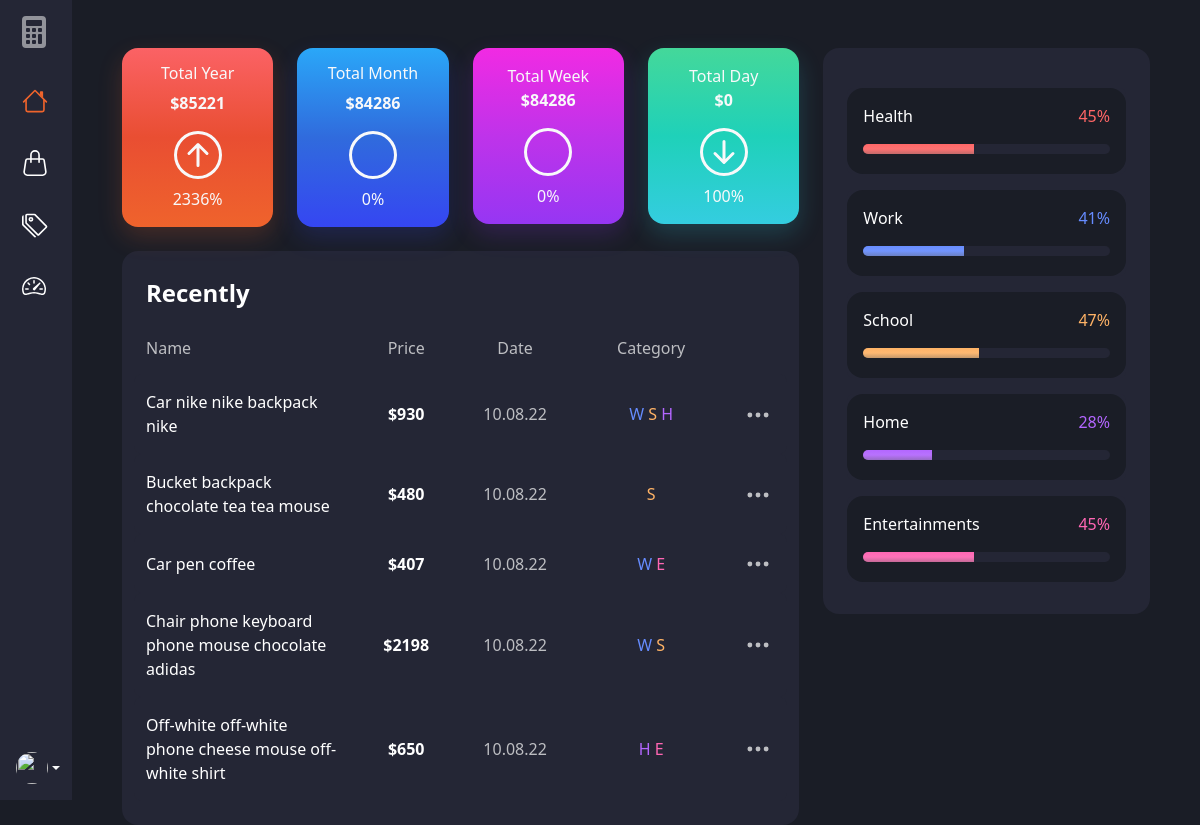
The page / on the database its author committed.
### expenses/models.py (models this page shows, shortened)
class Expense(models.Model):
    user = models.ForeignKey(User, on_delete=models.CASCADE)
    name = models.CharField(max_length=200)
    price = models.PositiveIntegerField()
    category = models.ManyToManyField(
        Category, related_name='category', blank=True)
    color = models.CharField(max_length=7, default='#0d6efd')
    created = models.DateTimeField(auto_now_add=True)
    class Meta:
        ordering = ['user', '-created']

class Category(models.Model):
    user = models.ForeignKey(User, on_delete=models.CASCADE)
    name = models.CharField(max_length=150)
    color = models.CharField(max_length=7, default='#0d6efd')
    created = models.DateTimeField(auto_now_add=True)
    def __str__(self):
        return self.name
    class Meta:
        ordering = ['user', '-created']

### expenses/views.py (the view)
# urls.py: path('', views.home, name='home'),
def home(request):
    today = datetime.combine(date.today(), time(0, 0, 0))
    week = timedelta(minutes=60*24*7)
    expenses = Expense.objects.all()[0:5]
    categories = Category.objects.all()
    total_year = sum(i.price for i in Expense.objects.filter(
        created__year=today.year))
    total_month = sum(i.price for i in Expense.objects.filter(
        created__month=today.month))
    total_week = sum(i.price for i in Expense.objects.filter(
        created__gte=today-week))
    total_day = sum(i.price for i in Expense.objects.filter(
        created__day=today.day))
    last_year = sum(i.price for i in Expense.objects.filter(
        created__year=today.year - 1))
    last_month = sum(i.price for i in Expense.objects.filter(
        created__month=today.month - 1))
    last_week = sum(i.price for i in Expense.objects.filter(
        Q(created__gte=today - week - week), Q(created__lte=today - week)))
    last_day = sum(i.price for i in Expense.objects.filter(
        created__day=today.day - 1))
    percent_last_year = _get_percent_last(
        now=total_year, last=last_year)
    percent_last_month = _get_percent_last(
        now=total_month, last=last_month)
    percent_last_week = _get_percent_last(
        now=total_week, last=last_week)
    percent_last_day = _get_percent_last(
        now=total_day, last=last_day)
    categories_percent = _get_categories_percent(
        expenses=Expense.objects.all(), categories=categories)
    expense_form = ExpenseForm()
    context = {
        'expenses': expenses,
        'categories': categories,
        'categories_percent': categories_percent,
        'total_year': total_year,
        'total_month': total_month,
        'total_week': total_week,
        'total_day': total_day,
        'percent_last_year': percent_last_year,
        'percent_last_month': percent_last_month,
        'percent_last_week': percent_last_week,
        'percent_last_day': percent_last_day,
        'expense_form': expense_form,
    }
    return render(request, 'expenses/home.html', context)

### expenses/views.py (called while the page is built)
def _get_percent_last(now, last):
    percent_status = []
    if last == 0:
        percent_status.append(0)
        percent_status.append('Null')
        return percent_status
    else:
        if now >= last:
            percent_status.append((now - last) / last * 100)
            percent_status.append('Up')
            return percent_status
        else:
            percent_status.append((last - now) / last * 100)
            percent_status.append('Down')
            return percent_status

def _get_categories_percent(expenses, categories):
    categories_percent = dict()
    all_sum = 0
    for e in expenses:
        all_sum += e.price
    for category in categories:
        sum = 0
        for i in category.category.all():
            sum += i.price
        if sum > 0:
            categories_percent[category.name] = sum / all_sum * 100
    return categories_percent

### expenses/templates/expenses/home.html (shortened to what this page needs)
{% extends 'expenses/base.html' %}
{% block active-home %}nav-link-active-c{% endblock active-home %}
{% block content %}
<div class="container-fluid mt-5">
    <div class="row gy-4">
        <div class="col-12 col-lg-8">
            <div class="row mb-4 gy-4 text-light">
                <div class="col-6 col-md-3">
                    <a href="{% url 'expenses-date-filter' 'year' 'show' %}" class="card rounded-4 text-decoration-none text-light bg-gradient-accent px-2">
                        <div class="card-body text-center">
                            <h6 class="fw-normal">Total Year</h6>
                            <p class="fw-semibold">${{ total_year }}</p>
                            <p class="my-0 mt-2 fs-6">{{ percent_last_year|first|floatformat:0 }}%</p>
                        </div>
                    </a>
                </div>
                <div class="col-6 col-md-3">
                    <a href="{% url 'expenses-date-filter' 'month' 'show' %}" class="card rounded-4 text-decoration-none text-light bg-gradient-blue px-2">
                        <div class="card-body text-center">
                            <h6 class="fw-normal">Total Month</h6>
                            <p class="fw-semibold">${{ total_month }}</p>
                            {% if percent_last_month|last == 'Up' %}
                            <svg xmlns="http://www.w3.org/2000/svg" width="48" height="48" fill="currentColor"
                                viewBox="0 0 16 16">
                                <path fill-rule="evenodd"
                                    d="M8 12a.5.5 0 0 0 .5-.5V5.707l2.146 2.147a.5.5 0 0 0 .708-.708l-3-3a.5.5 0 0 0-.708 0l-3 3a.5.5 0 1 0 .708.708L7.5 5.707V11.5a.5.5 0 0 0 .5.5z" />
                                <path d="M8 15A7 7 0 1 1 8 1a7 7 0 0 1 0 14zm0 1A8 8 0 1 0 8 0a8 8 0 0 0 0 16z" />
                            </svg>
                            {% else %}
                            <svg xmlns="http://www.w3.org/2000/svg" width="48" height="48" fill="currentColor"
                                viewBox="0 0 16 16">
                                <path d="M8 15A7 7 0 1 1 8 1a7 7 0 0 1 0 14zm0 1A8 8 0 1 0 8 0a8 8 0 0 0 0 16z" />
                            </svg>
                            {% endif %}
                            <p class="my-0 mt-2 fs-6">{{ percent_last_month|first|floatformat:0 }}%</p>
                        </div>
                    </a>
                </div>
                <div class="col-6 col-md-3">
                    <a href="{% url 'expenses-date-filter' 'week' 'show' %}" class="card rounded-4 text-decoration-none text-light bg-gradient-purple px-2">
                        <div class="card-body text-center">
                            Total Week
                            <p class="fw-semibold">${{ total_week }}</p>
                            {% if percent_last_week|last == 'Up' %}
                            <svg xmlns="http://www.w3.org/2000/svg" width="48" height="48" fill="currentColor"
                                viewBox="0 0 16 16">
                                <path fill-rule="evenodd"
                                    d="M8 12a.5.5 0 0 0 .5-.5V5.707l2.146 2.147a.5.5 0 0 0 .708-.708l-3-3a.5.5 0 0 0-.708 0l-3 3a.5.5 0 1 0 .708.708L7.5 5.707V11.5a.5.5 0 0 0 .5.5z" />
                                <path d="M8 15A7 7 0 1 1 8 1a7 7 0 0 1 0 14zm0 1A8 8 0 1 0 8 0a8 8 0 0 0 0 16z" />
                            </svg>
                            {% else %}
                            <svg xmlns="http://www.w3.org/2000/svg" width="48" height="48" fill="currentColor"
                                viewBox="0 0 16 16">
                                <path d="M8 15A7 7 0 1 1 8 1a7 7 0 0 1 0 14zm0 1A8 8 0 1 0 8 0a8 8 0 0 0 0 16z" />
                            </svg>
                            {% endif %}
                            <p class="my-0 mt-2 fs-6">{{ percent_last_week|first|floatformat:0 }}%</p>
                        </div>
                    </a>
                </div>
                <div class="col-6 col-md-3">
                    <a href="{% url 'expenses-date-filter' 'day' 'show' %}" class="card rounded-4 text-decoration-none text-light bg-gradient-green px-2">
                        <div class="card-body text-center">
                            Total Day
                            <p class="fw-semibold">${{ total_day }}</p>
                            <p class="my-0 mt-2 fs-6">{{ percent_last_day|first|floatformat:0 }}%</p>
                        </div>
                    </a>
                </div>
            </div>
            {% include 'expenses/expenses-card.html' %}
        </div>
        <div class="col-12 col-lg-4">
            <div class="card rounded-4 bg-light-c px-2">
                <div class="card-body">
                    {% for category in categories %}
                    {% if category.category.all %}
                    <div class="card bg-light-c my-3">
                        <div class="card-body rounded-4 bg-dark-c">
                            {% for key, value in categories_percent.items %}
                            {% if key == category.name %}
                            <div class="row">
                                <a href="" class="col text-base-link">
                                    {{ category.name }}</a>
                                <span class="col text-end" style="color: {{ category.color }};">
                                    {{ value|floatformat:0 }}%
                                </span>
                            </div>
                            <div class="progress mt-3 mb-1" style="height: 10px; background-color: #242635;">
                                <div class="progress-bar bg-gradient-c" role="progressbar"
                                    style="width: {{ value|floatformat:0 }}%; background-color: {{ category.color }};">
                                </div>
                            </div>
                            {% endif %}
                            {% endfor %}
                        </div>
                    </div>
                    {% endif %}
                    {% endfor %}
                </div>
            </div>
        </div>
    </div>
</div>
{% endblock content %}

### expenses/templates/expenses/expenses-card-rows.html (shortened to what this page needs)
{% for expense in expenses %}
<div class="row py-3 align-items-center justify-content-between table-row">
    <div class="col-6 col-sm-3 col-md-4">
        <a href="" class="text-base-link">{{ expense.name }}</a>
    </div>
    <div class="col-6 col-sm-3 col-md-2 text-center">
        <a href="" class="text-base-link fw-semibold">${{ expense.price }}</a>
    </div>
    <div class="col-6 col-sm-2 col-md-2 text-center">
        <a href="" class="text-second-link">{{ expense.created|date:"d.m.y" }}</a>
    </div>
    <div class="col-6 col-sm-3 col-md-3 text-center">
        {% for category in expense.category.all %}
        <a style="color: {{ category.color }};" class="text-second-link"
            id="category-opened{{ category.pk }}{{ expense.pk }}"
            onclick="categoryShow({{ category.pk }}, {{ expense.pk }})"> {{ category.name|first }} </a>
        {% endfor %}
    </div>
    <div class="col-6 col-sm-1 col-md-1 text-center">
        <a href="" class="text-second-link">
            <svg xmlns="http://www.w3.org/2000/svg" width="26" height="26" fill="currentColor"
                class="bi bi-three-dots text-center me-2" viewBox="0 0 16 16">
                <path
                    d="M3 9.5a1.5 1.5 0 1 1 0-3 1.5 1.5 0 0 1 0 3zm5 0a1.5 1.5 0 1 1 0-3 1.5 1.5 0 0 1 0 3zm5 0a1.5 1.5 0 1 1 0-3 1.5 1.5 0 0 1 0 3z" />
            </svg>
        </a>
    </div>
</div>
{% endfor %}

### expenses/static/css/style.css (style rules this page uses)
:root { --accent: #ef642c; --second: #bdbec2; --base: #ffffff; --bg-light: #242635; --bg-second: #1f222e; --bg-dark: #1a1d26; --bg-gradient: linear-gradient(180deg, rgba(255, 255, 255, 0.007), rgba(233, 233, 233, 0.089), rgba(112, 112, 112, 0.411)); --bg-gradient-accent: linear-gradient(180deg, rgba(251, 98, 101, 1), rgba(233, 78, 50, 1), rgba(239, 99, 44, 1)); --bg-gradient-blue: linear-gradient(180deg, rgba(42, 167, 248, 1), rgba(48, 107, 221, 1), rgba(53, 70, 242, 1)); --bg-gradient-purple: linear-gradient(180deg, rgba(241, 42, 227, 1), rgba(191, 51, 234, 1), rgba(150, 54, 243, 1)); --bg-gradient-green: linear-gradient(180deg, rgba(68, 216, 154, 1), rgba(31, 209, 185, 1), rgba(52, 205, 224, 1)); --navbar-width: 220px; --navbar-width-sm: 4.5rem; }
.container-fluid { padding-right: 50px; padding-left: 50px; }
.bg-dark-c { background-color: var(--bg-dark); }
.bg-light-c { color: var(--base) !important; background-color: var(--bg-light); }
.bg-gradient-c { background-image: var(--bg-gradient) !important; }
.bg-gradient-accent { background: var(--bg-gradient-accent); box-shadow: 0px 10px 25px rgba(239, 99, 44, 0.2); z-index: 1; transition: 0.5s; }
.bg-gradient-blue { background: var(--bg-gradient-blue); box-shadow: 0px 10px 25px rgba(53, 70, 242, 0.2); z-index: 1; transition: 0.5s; }
.bg-gradient-purple { background: var(--bg-gradient-purple); box-shadow: 0px 10px 25px rgba(150, 54, 243, 0.2); z-index: 1; transition: 0.5s; }
.bg-gradient-green { background: var(--bg-gradient-green); box-shadow: 0px 10px 25px rgba(52, 205, 224, 0.2); z-index: 1; transition: 0.5s; }
.text-second-link { color: var(--second); text-decoration: none; cursor: pointer; transition-duration: 0.2s; }
.text-base-link { color: var(--base); text-decoration: none; cursor: pointer; transition-duration: 0.2s; }
.card { border: none; }
.table-row { background-color: var(--bg-light); border-radius: 0.5rem; transition-duration: 0.3s; }

### rows shown on the page
Expense: name "Car nike nike backpack nike", price "930", created "10.08.22"
Category: name|first "W", name "Work", categories_percent "41"
Category: name|first "S", name "School", categories_percent "47"
Category: name|first "H", name "Home", categories_percent "28"
Expense: name "Bucket backpack chocolate tea tea mouse", price "480", created "10.08.22"
Expense: name "Car pen coffee", price "407", created "10.08.22"
Category: name|first "E", name "Entertainments", categories_percent "45"
Expense: name "Chair phone keyboard phone mouse chocolate adidas", price "2198", created "10.08.22"
Expense: name "Off-white off-white phone cheese mouse off-white shirt", price "650", created "10.08.22"
Category: name "Health", categories_percent "45"

### other values the page prints
{{ total_year }} "85221"
{{ percent_last_year|first|floatformat:0 }} "2336"
{{ total_month }} "84286"
{{ percent_last_month|first|floatformat:0 }} "0"
{{ total_week }} "84286"
{{ percent_last_week|first|floatformat:0 }} "0"
{{ total_day }} "0"
{{ percent_last_day|first|floatformat:0 }} "100"
